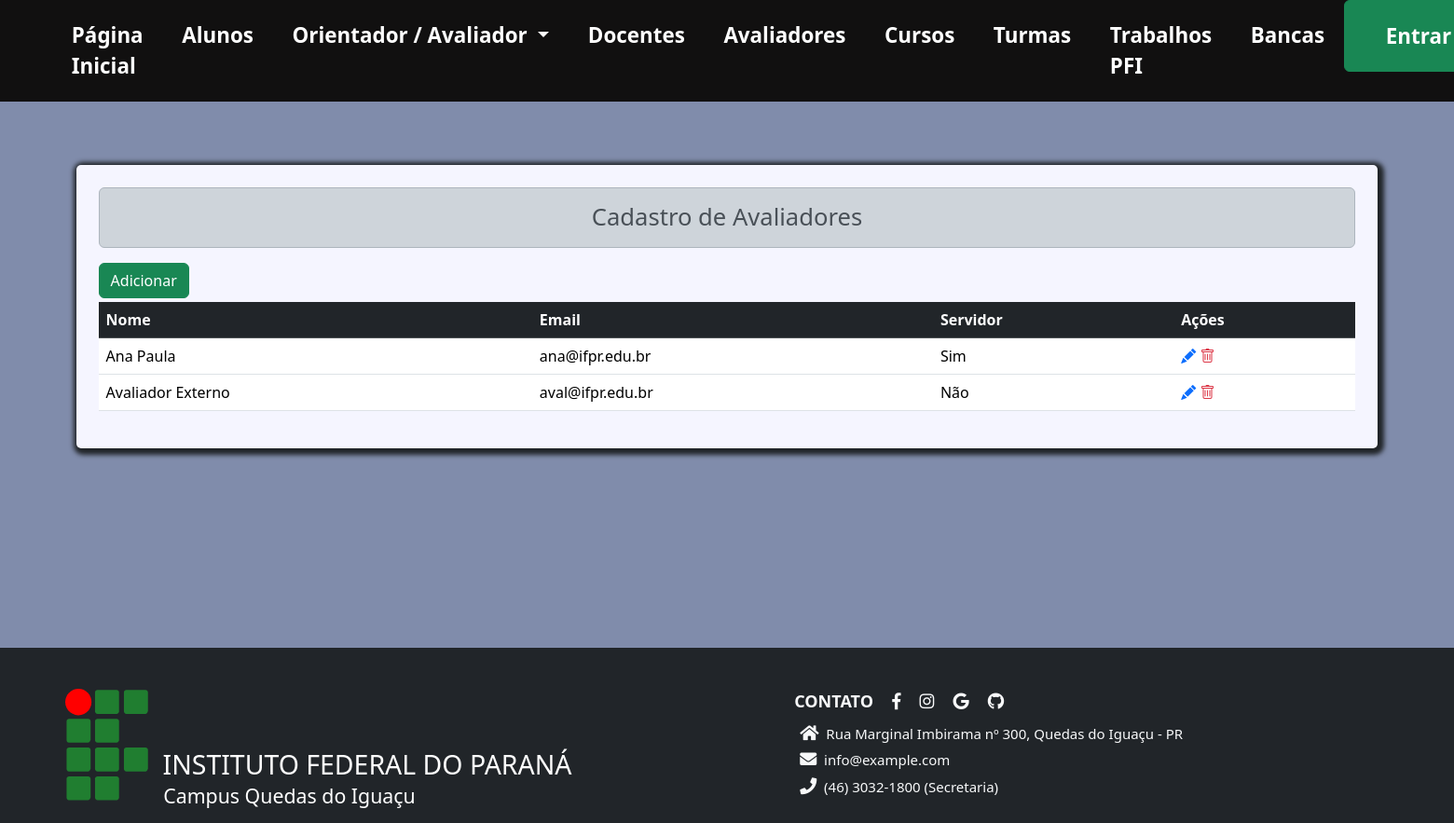
Screenshot of /avaliadores/listar/ with the database file from the repository.
### pfi/models.py (models this page shows, shortened)
class Avaliador(User):
    nome = models.CharField(max_length=150, null=False, blank=False)
    telefone = models.CharField(verbose_name='Telefone', max_length=15, null=True, blank=True, help_text= 'Informe um telefone ou celular para contato')
    servidor_ifpr = models.BooleanField(verbose_name='Servidor do IFPR', default=True, help_text= 'Marque essa opção caso seja Servidor do IFPR')

### pfi/views.py (the view)
# urls.py: path('avaliadores/listar/', views.ListAvaliadores.as_view(), name='avaliadores'),
class ListAvaliadores(ListView):
    template_name = 'avaliador_list.html'
    model = Avaliador
    queryset = Avaliador.objects.filter(is_active = True, docente__isnull = True)
    ordering = ['nome']
    context_object_name = 'avaliadores'
    extra_context = {'form_titulo':'Cadastro de Avaliadores'}

### pfi/templates/avaliador_list.html
{% extends 'page.html' %}
{% block conteudo %}
<div class="content container mt-5">
    <h2 class="text-center alert alert-dark">
        {{form_titulo}}
    </h2>
    <div class="row">
        <div class="">
            <a class="btn btn-success" href="{% url 'new_avaliador'%}">Adicionar</a>
        </div>
        <div class="col-md-12 mt-1">
            <table class="table table-hover">
                <thead class='table-dark'>
                    <tr>
                        <th>Nome</th>
                        <th>Email</th>
                        <th>Servidor</th>
                        <th>Ações</th>
                    </tr>
                </thead>
                <tbody class='bg-light'>
                    {% for avaliador in avaliadores %}
                    <tr>
                        <td>{{avaliador.nome}}</td>
                        <td>{{avaliador.email}}</td>
                        <td>{% if avaliador.servidor_ifpr %}
                                Sim
                            {% else %}
                                Não
                            {% endif %}
                        </td>
                        <td>
                            <a class="text-primary"  href="{% url 'update_avaliador' avaliador.pk%}">
                                <i class="bi bi-pencil-fill"></i>
                            </a>
                            <a class="text-danger" href="{% url 'delete_avaliador' avaliador.pk%}">
                                <i class="bi bi-trash"></i>
                            </a>
                        </td>
                    </tr>
                    {%empty%}
                    <p>Nenhum avaliador cadastrado!</p>
                    {% endfor %}
                </tbody>
            </table>
        </div>
    </div>
</div>
{% endblock conteudo %}

### pfi/static/estilo.css (style rules this page uses)
*, *:after, *:before { margin: 0; padding: 0; box-sizing: border-box; text-decoration: none; }
:root { --spacing: 1.5rem; --clr-white: rgb(245, 245, 255); }
body { background: #808cab; }
h2 { font-size: 1.6rem; }
.content { max-width: 90%; margin: calc(var(--spacing) * 2) auto; padding: var(--spacing); background: var(--clr-white); box-shadow: 2px 2px 5px 5px; border-radius: 5px; }
.table a { text-decoration: none; }

### rows the page displays
Avaliador: nome "Ana Paula", email "ana@ifpr.edu.br", servidor_ifpr "Sim"
Avaliador: nome "Avaliador Externo", email "aval@ifpr.edu.br", servidor_ifpr "Não"
